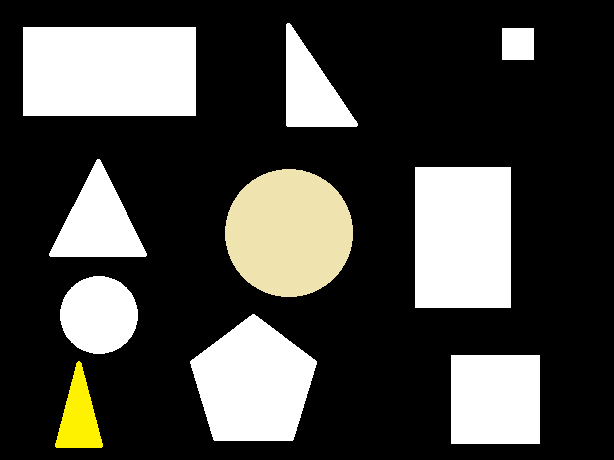
#> input picture mathdection/Make_with_paint.png, 614 x 460 px
$ python code.py
#> lines starting #> are read from the running program, lines starting #| are printed output that depends on the picture; after the words box and inside, x2 and y2 are one past the last pixel; in counts of white or black regions, pixels touching at a corner belong together
#use python 2.7 , opencv

import cv2
import math

#Load image
img = cv2.imread('Make_with_paint.png')
#> img is the input picture: shape (460, 614, 3); mean B, G, R 65, 69.3, 70
#cv2.imshow('img',img)

#Convert RGB to Gray Scale
img_gray = cv2.cvtColor(img.copy(),cv2.COLOR_BGR2GRAY)
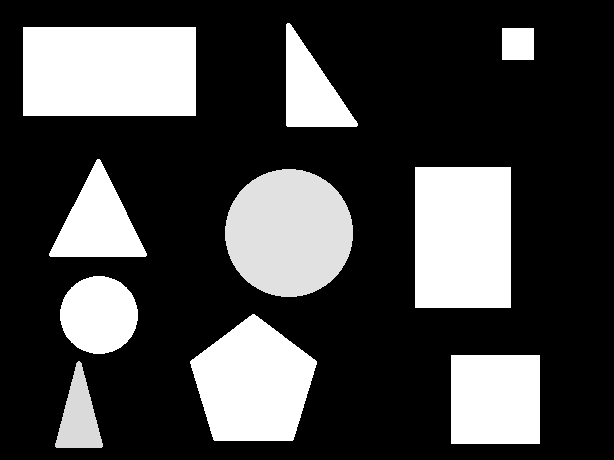
#> img_gray: shape (460, 614); min 0, max 255, mean 69
#cv2.imshow('img_gray',img_gray)

#threshold 0-60 set to 0(Black Color) :: 60-255 set to 255(White color)
img_thresh = cv2.threshold(img_gray.copy(),60,255,cv2.THRESH_BINARY)[1]
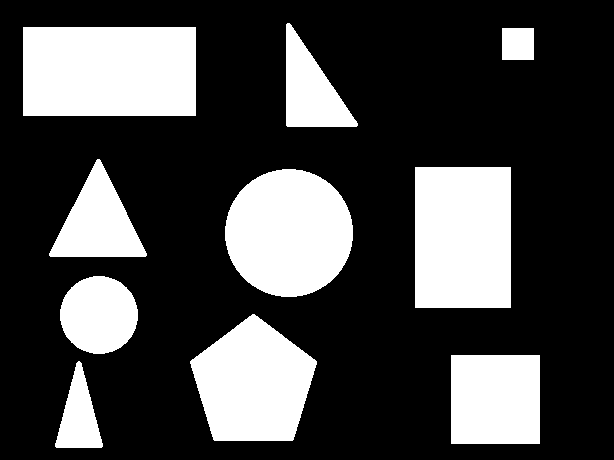
#> img_thresh: shape (460, 614); 27.7% white; 10 white regions
#cv2.imshow('img_thresh',img_thresh)

#findContours return image, contours, hierarchy
#cnts = [image, contours, hierarchy]
cnts = cv2.findContours(img_thresh.copy(),cv2.RETR_EXTERNAL,cv2.CHAIN_APPROX_NONE)
#> cnts = 10 contours; largest, box (x1, y1, x2, y2) and area: (23, 27, 196, 116) 15136, (415, 167, 511, 308) 13300, (225, 169, 353, 297) 12685, (190, 314, 317, 441) 11137, (451, 355, 540, 444) 7744

#select contours
cnts2 = cnts[1]
#> cnts2 = [[1, -1, -1, -1], [2, 0, -1, -1], [3, 1, -1, -1], [4, 2, -1, -1], [5, 3, -1, -1], [6, 4, -1, -1], [7, 5, -1, -1], [8, 6, -1, -1], [9, 7, -1, -1], [-1, 8, -1, -1]]

#Loop contours
for i in range(0,len(cnts2)):
    #The distance along the curved line
#> (the run stopped early here; a loop or call above may not have finished)
